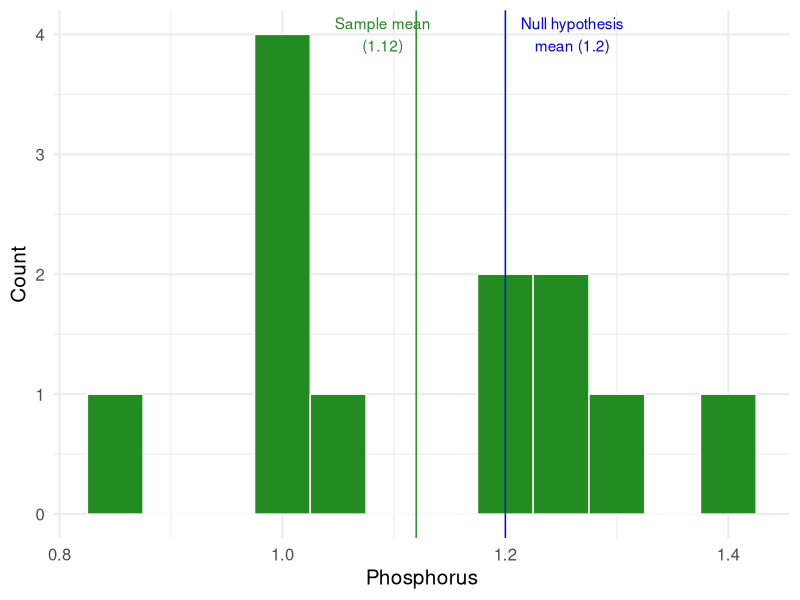
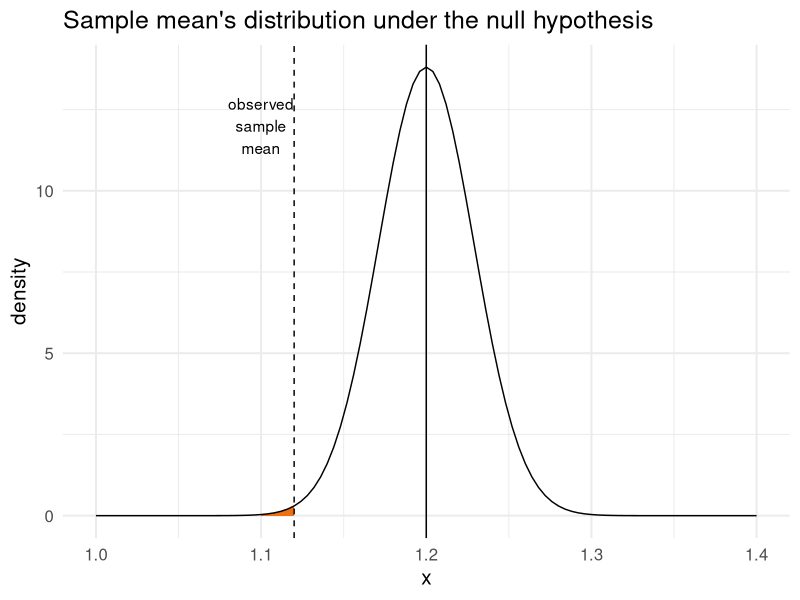
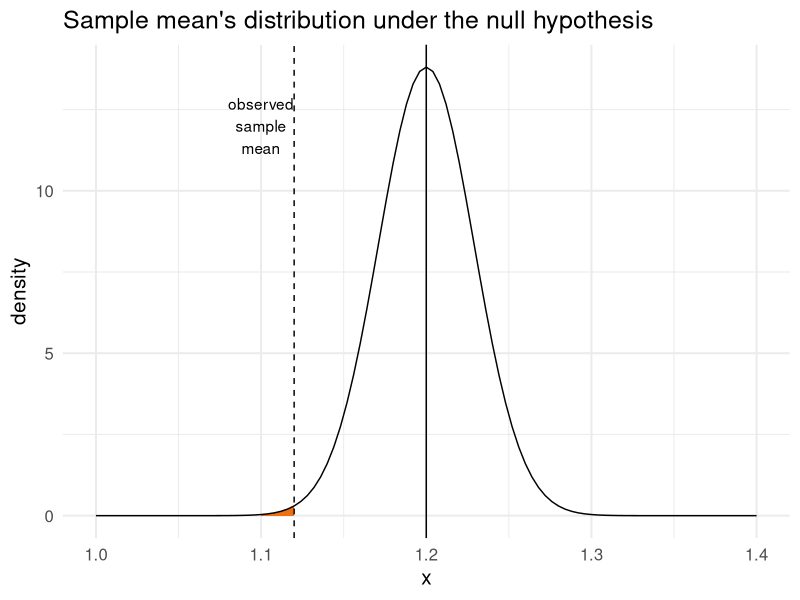
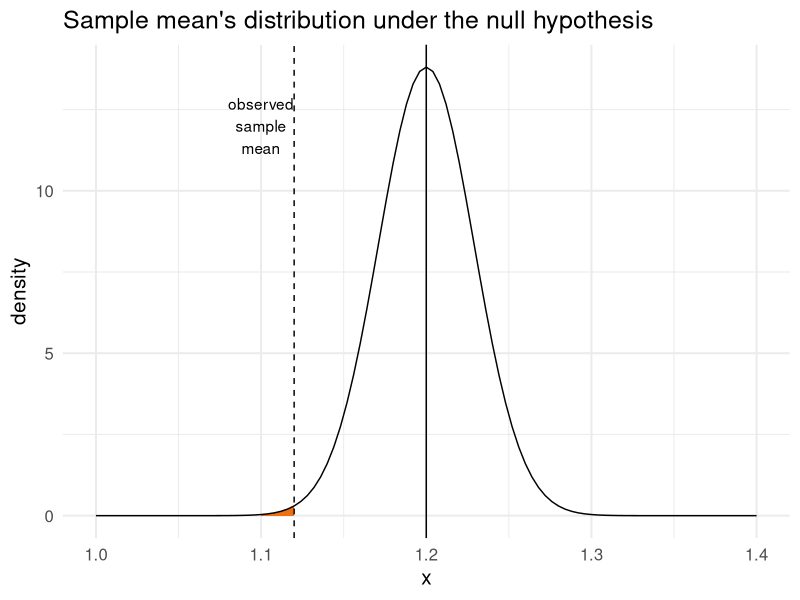
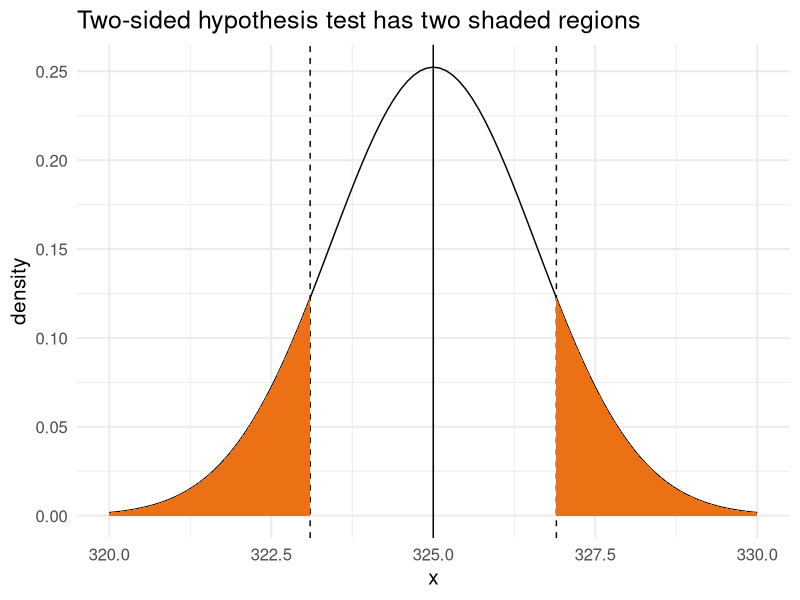
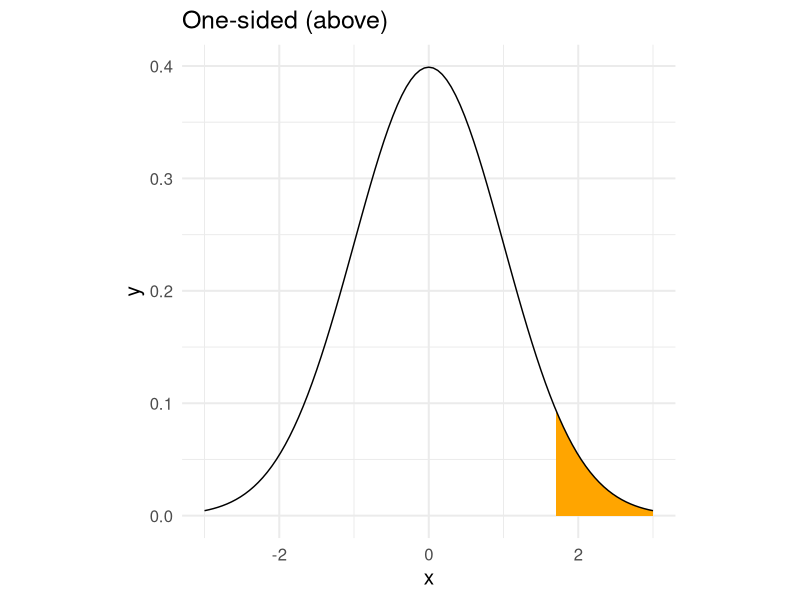
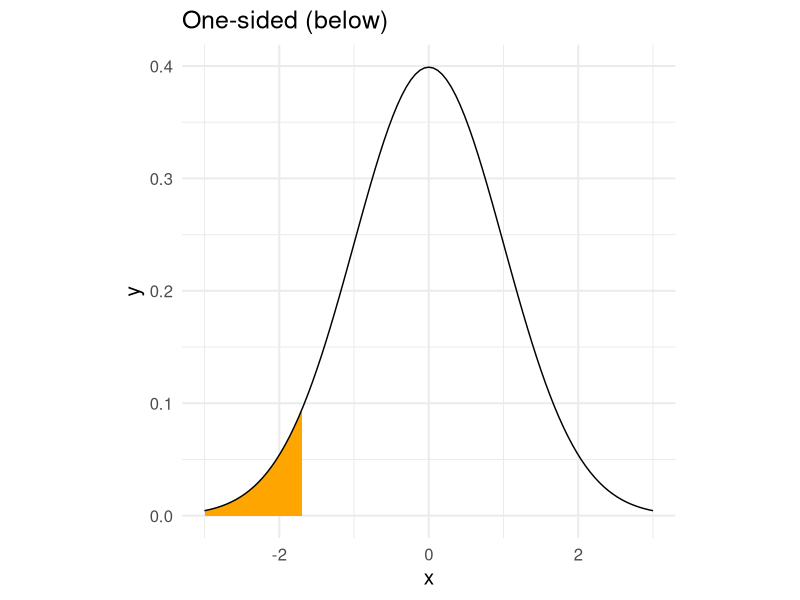
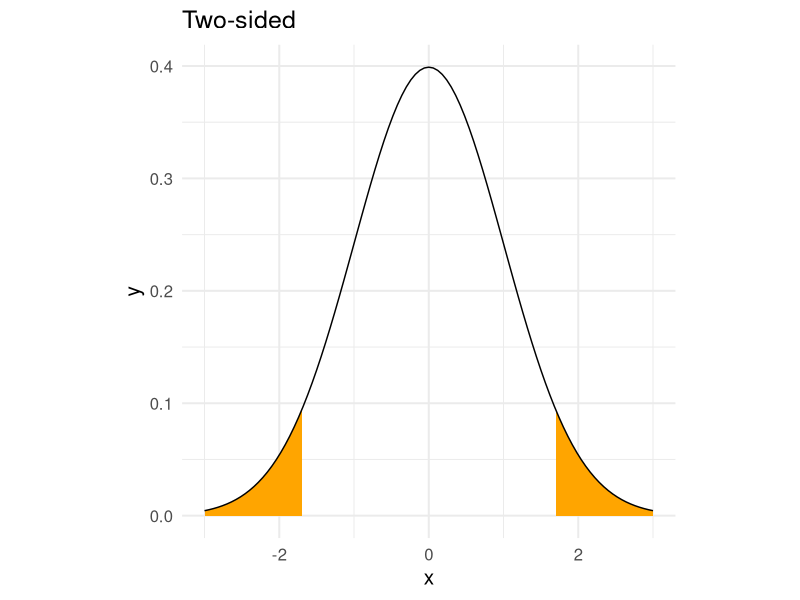

Generate these figures, in order, with R:
## ---- chunk 1
library(tidyverse)
## ---- chunk 2
phos <- c(1.26, 1.39, 1.00, 1.00, 1.00, 1.00, 
          0.87, 1.23, 1.19, 1.29, 1.03, 1.18)

known_sigma <- 0.1
## ---- chunk 3
phos_data <- data.frame(phos)
## ---- chunk 4
ggplot(phos_data, aes(x = phos)) + 
  geom_histogram(binwidth = 0.05, fill = "forest green", col = "white") + 
  theme_minimal(base_size = 15) +
  geom_vline(xintercept = mean(phos), col = "forest green") +
  geom_text(x = mean(phos)-0.03, y = 4, label = "Sample mean\n(1.12)", check_overlap = T, col = "forest green") +
  geom_vline(xintercept = 1.2, col = "blue") + 
  geom_text(x = 1.26, y = 4, label = "Null hypothesis\nmean (1.2)", check_overlap = T, col = "blue") +
  labs(main = "Is the true underlying equal to 1.2?", x = "Phosphorus", y = "Count")
## ---- chunk 5
ggplot(data = data.frame(x = c(1.0, 1.4)), aes(x)) + 
    geom_area(stat = "function", fun = dnorm, args = list(mean = 1.2, sd = 0.0289), 
            fill = "#ec7014", xlim = c(1.1, 1.12)) +
  stat_function(fun = dnorm, n = 101, args = list(mean = 1.2, sd = 0.0289)) +
  labs(y = "density") + 
  theme_minimal(base_size = 15) +
  geom_vline(xintercept = 1.2, lty = 1) + 
  geom_vline(xintercept = 1.12, lty = 2) +
  geom_text(x = 1.1, y = 12, label = "observed\nsample\nmean", check_overlap = T) + 
  labs(title = "Sample mean's distribution under the null hypothesis")
## ---- chunk 6
ggplot(data = data.frame(x = c(1.0, 1.4)), aes(x)) + 
    geom_area(stat = "function", fun = dnorm, args = list(mean = 1.2, sd = 0.0289), 
            fill = "#ec7014", xlim = c(1.1, 1.12)) +
  stat_function(fun = dnorm, n = 101, args = list(mean = 1.2, sd = 0.0289)) +
  labs(y = "density") + 
  theme_minimal(base_size = 15) +
  geom_vline(xintercept = 1.2, lty = 1) + 
  geom_vline(xintercept = 1.12, lty = 2) +
  geom_text(x = 1.1, y = 12, label = "observed\nsample\nmean", check_overlap = T) + 
  labs(title = "Sample mean's distribution under the null hypothesis")
## ---- chunk 7
ggplot(data = data.frame(x = c(1.0, 1.4)), aes(x)) + 
    geom_area(stat = "function", fun = dnorm, args = list(mean = 1.2, sd = 0.0289), 
            fill = "#ec7014", xlim = c(1.1, 1.12)) +
  stat_function(fun = dnorm, n = 101, args = list(mean = 1.2, sd = 0.0289)) +
  labs(y = "density") + 
  theme_minimal(base_size = 15) +
  geom_vline(xintercept = 1.2, lty = 1) + 
  geom_vline(xintercept = 1.12, lty = 2) +
  geom_text(x = 1.1, y = 12, label = "observed\nsample\nmean", check_overlap = T) + 
  labs(title = "Sample mean's distribution under the null hypothesis")
## ---- chunk 8
pnorm(q = 1.12, mean = 1.2, sd = 0.1/sqrt(12)) 
## ---- chunk 9
pnorm(q = -2.771281, mean = 0, sd = 1) 
## ---- chunk 10
#to fill in during class
## ---- chunk 11
#students, you don't need to worry about this code
ggplot(data = data.frame(x = c(320, 330)), aes(x)) + 
  stat_function(fun = dnorm, n = 101, args = list(mean = 325, sd = 1.581139)) +
  labs(y = "density", title = "Two-sided hypothesis test has two shaded regions") + 
  theme_minimal(base_size = 15) +
  geom_vline(xintercept = 325, lty = 1) + 
  geom_vline(xintercept = 326.9, lty = 2) +
  geom_vline(xintercept = 325 - (326.9-325), lty = 2) +
  geom_text(x = 326.9, y = 12, label = "sample\nmean", check_overlap = T) + 
  geom_text(x = 325, y = 12, label = "null\nhypothesis", check_overlap = T) +
  geom_area(stat = "function", fun = dnorm, args = list(mean = 325, sd = 1.581139), 
            fill = "#ec7014", xlim = c(320, 325 - (326.9-325))) + 
  geom_area(stat = "function", fun = dnorm, args = list(mean = 325, sd = 1.581139), 
            fill = "#ec7014", xlim = c(326.9, 330))
## ---- chunk 12
pnorm(q = 326.9, mean = 325, sd = 1.581139, lower.tail = F)
pnorm(q = 326.9, mean = 325, sd = 1.581139, lower.tail = F)*2
## ---- chunk 13
pnorm(q = 1.201666, lower.tail = F)*2
## ---- chunk 14
upper <- ggplot(data = data.frame(x = c(-3, 3)), aes(x)) + 
  geom_area(stat = "function", fun = dnorm, args = list(mean = 0, sd = 1),
            xlim = c(1.7, 3), fill = "orange") +
  stat_function(fun = dnorm, n = 101, args = list(mean = 0, sd = 1)) +
  theme_minimal(base_size = 15) + labs(title = "One-sided (above)") +
  theme(aspect.ratio=1)
upper
## ---- chunk 15
lower <- ggplot(data = data.frame(x = c(-3, 3)), aes(x)) + 
  geom_area(stat = "function", fun = dnorm, args = list(mean = 0, sd = 1),
            xlim = c(-3, -1.7), fill = "orange") +
  stat_function(fun = dnorm, n = 101, args = list(mean = 0, sd = 1)) +
  theme_minimal(base_size = 15) + labs(title = "One-sided (below)") +
  theme(aspect.ratio=1)
lower
## ---- chunk 16
both <- ggplot(data = data.frame(x = c(-3, 3)), aes(x)) + 
  geom_area(stat = "function", fun = dnorm, args = list(mean = 0, sd = 1),
            xlim = c(1.7, 3), fill = "orange") +
  geom_area(stat = "function", fun = dnorm, args = list(mean = 0, sd = 1),
            xlim = c(-3, -1.7), fill = "orange") +
  stat_function(fun = dnorm, n = 101, args = list(mean = 0, sd = 1)) +
  theme_minimal(base_size = 15) + labs(title = "Two-sided") +
  theme(aspect.ratio=1)

#library(patchwork)
both
#upper + lower + both + plot_layout() 
